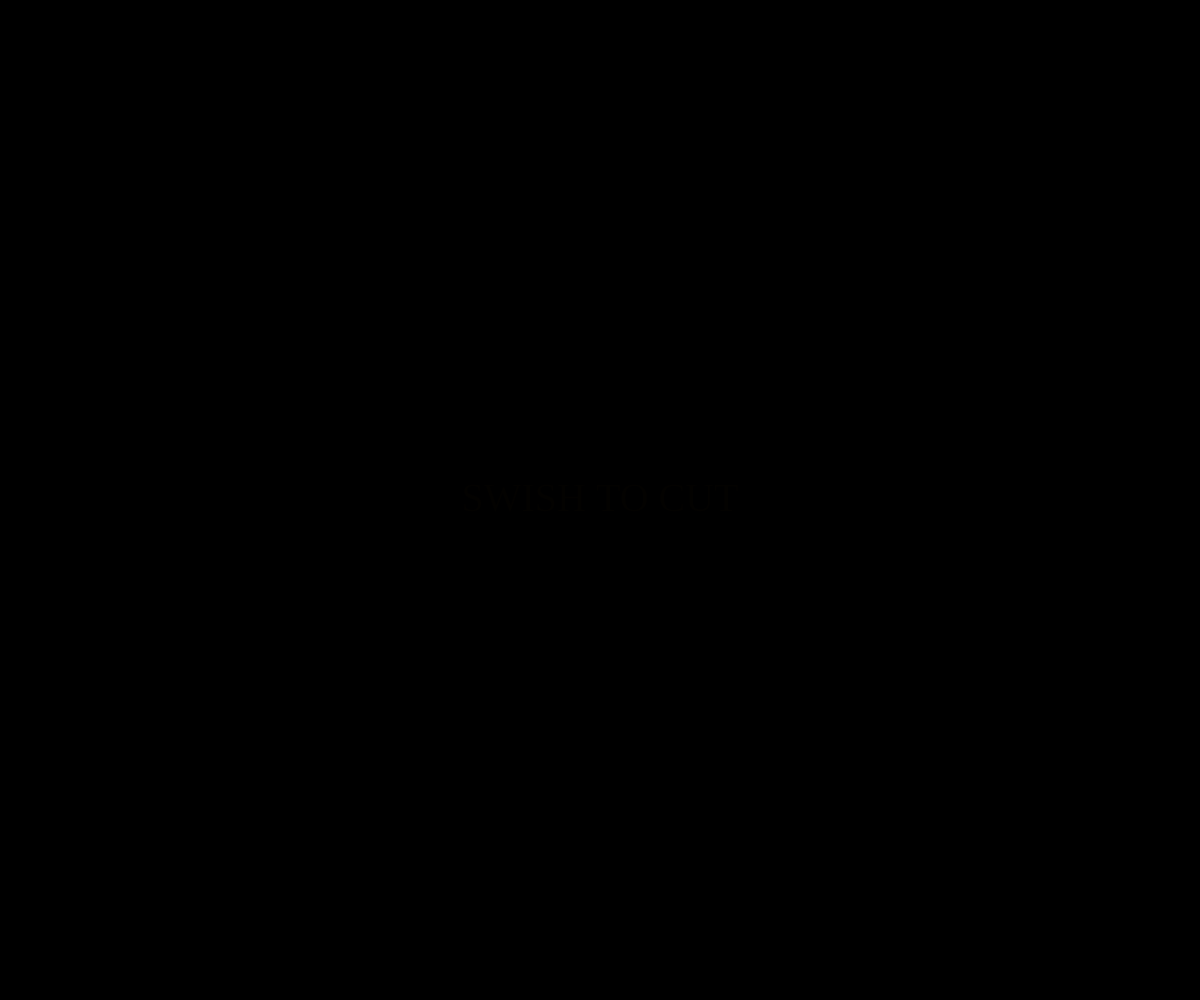
Frame 1 (no input)
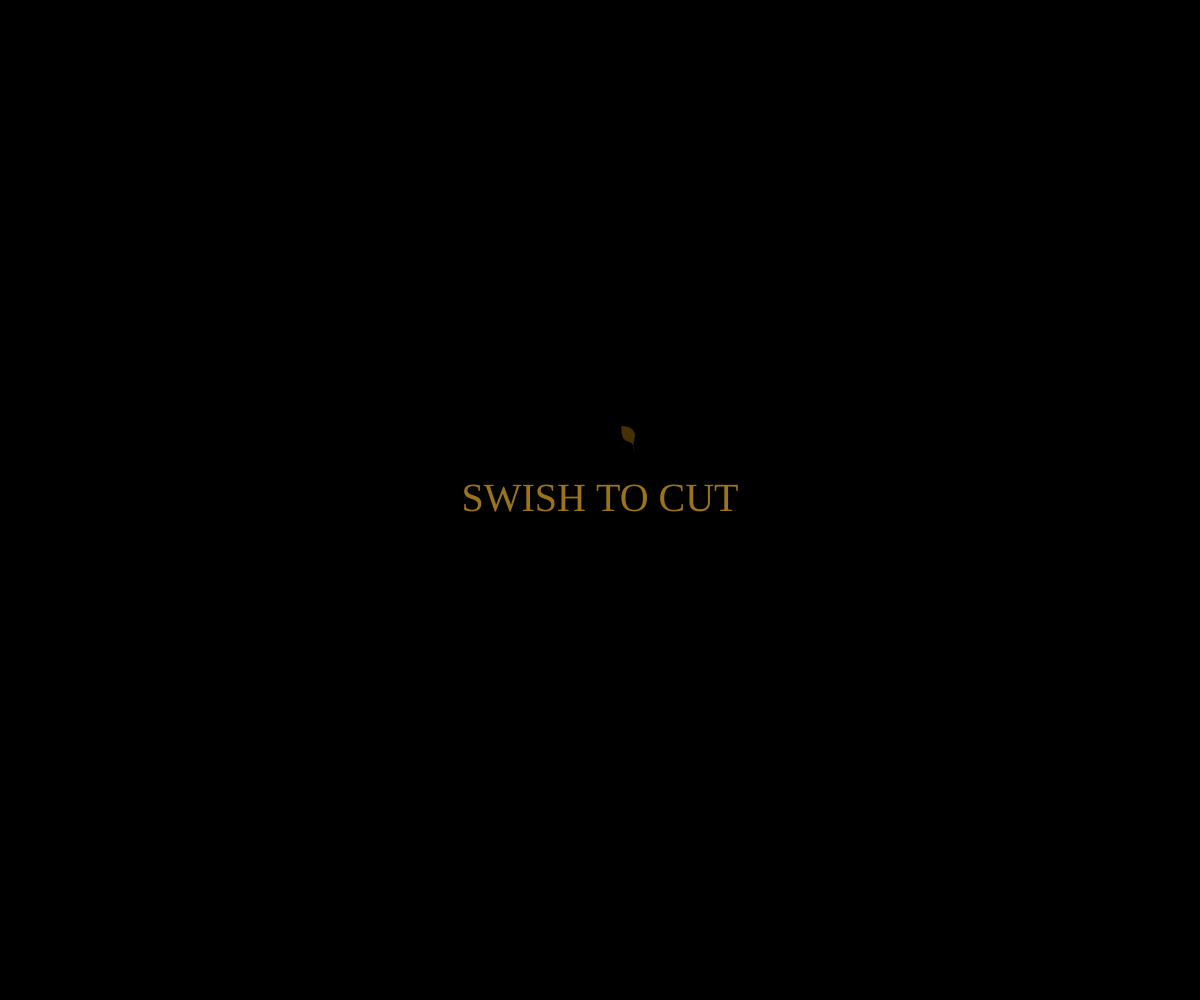
Frame 60 (no input)
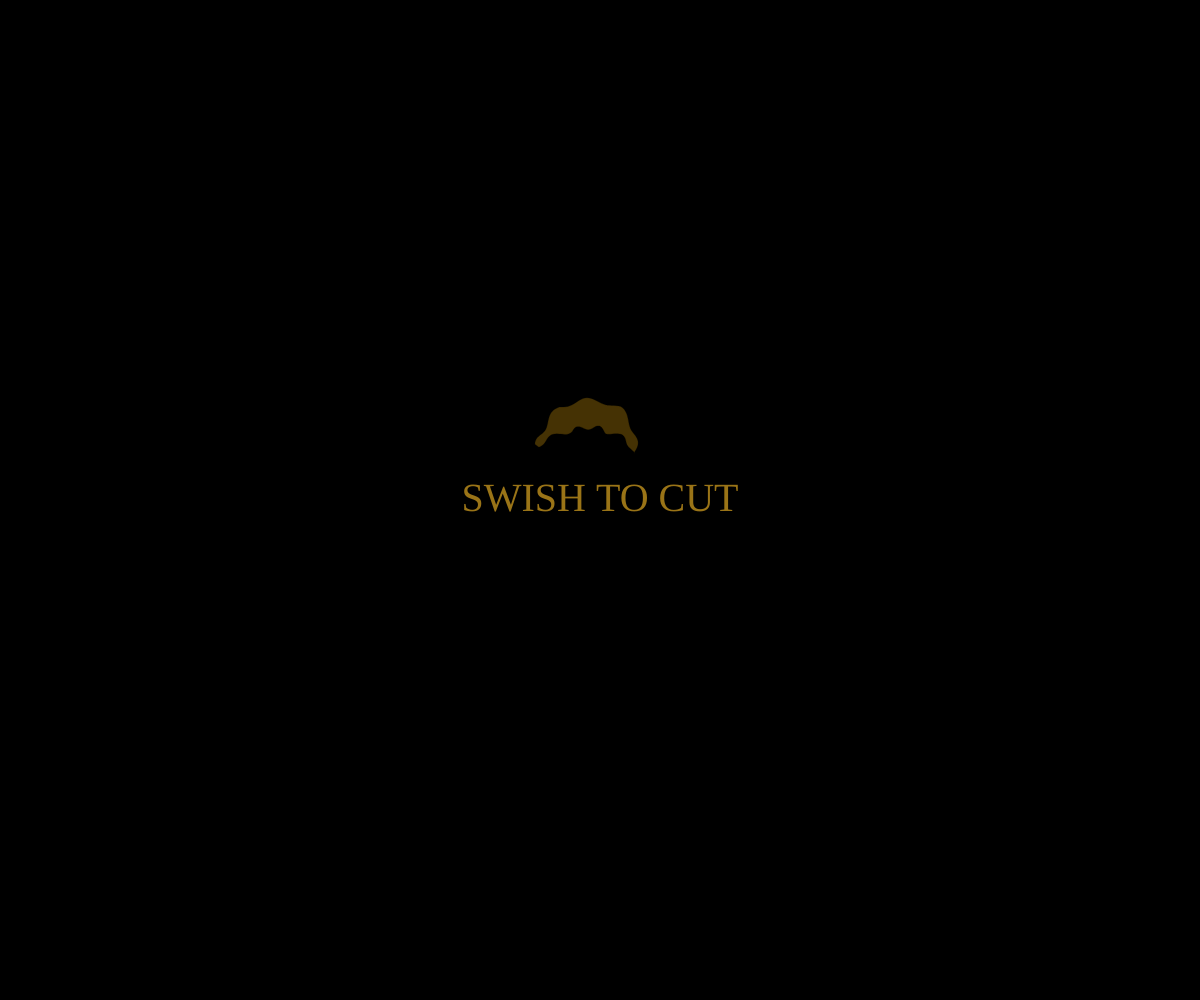
Frame 120 (the mouse pressed at the canvas centre since frame 60)

The p5.js sketch that drew these frames (run headless with seeded random() and noise() and a simulated clock; from frame 60 on, the mouse is pressed at the canvas centre):

// p5.js sketch
// ── sketch.js
let algae = [];

const palette = [
  [255, 215, 0],
  [218, 165, 32],
  [184, 134, 11],
  [140, 100, 40],
  [120, 80, 50],
  [180, 60, 40],
  [200, 50, 60],
  [170, 30, 50],
  [120, 15, 40]
];

const BASE_CAP = 40;
const REVIVAL_DELAY = 30000; // 30 seconds

let phase = "active";
let capReachedAt = 0;

let introShown = false;
let introAlpha = 0;
let introState = "fadeIn"; // fadeIn | visible | fadeOut | hidden
let algaeSpawnTime = 0;

function setup() {
  createCanvas(windowWidth, windowHeight);

  setTimeout(() => {
    introShown = true;
    algaeSpawnTime = millis();

    algae.push(
      new Algae(
        width / 2 + random(-80, 80),
        height / 2 + random(-80, 80),
        random(TWO_PI)
      )
    );
  }, 1600);
}

function draw() {
  background(0);

  // INTRO TEXT

  if (introState !== "hidden") {

    if (introState === "fadeIn") {
      introAlpha += 3;

      if (introAlpha >= 220) {
        introAlpha = 220;
        introState = "visible";
      }
    }

    if (
      introState === "visible" &&
      introShown &&
      millis() - algaeSpawnTime > 1000
    ) {
      introState = "fadeOut";
    }

    if (introState === "fadeOut") {
      introAlpha -= 2;

      if (introAlpha <= 0) {
        introAlpha = 0;
        introState = "hidden";
      }
    }

    fill(218, 165, 32, introAlpha);
noStroke();

textFont("Palatino");
textStyle(NORMAL);

textAlign(CENTER, CENTER);

textSize(min(width, height) * 0.04);

text("SWISH TO CUT", width / 2, height / 2);
  }

  if (!introShown) return;

  // CAP REACHED

  if (phase === "active" && algae.length >= BASE_CAP) {
    phase = "capped";
    capReachedAt = millis();
  }

  // REVIVAL AFTER 42 SECONDS

  if (
    phase === "capped" &&
    millis() - capReachedAt > REVIVAL_DELAY
  ) {
    phase = "active";

    for (let a of algae) {
      a.dead = false;
      a.length = 0;
      a.maxLength = random(1200, 2200);
      a.growthSpeed = random(1.2, 2.5);
      a.targetAngle = random(TWO_PI);

      if (a.points.length >= 1) {
        let len = a.points.length;
        let tip = a.points[len - 1];
        let prev = a.points[len >= 2 ? len - 2 : 0];

        a.angle = atan2(
          tip.y - prev.y,
          tip.x - prev.x
        );
      }
    }
  }

  // UPDATE + DRAW

  for (let a of algae) {
    a.update();
    a.show();
  }

  handleCuts();
}

function handleCuts() {
  if (!mouseIsPressed) return;

  let canSpawn = phase === "active";

  for (let a of algae) {

    if (a.points.length < 20) continue;

    for (let j = 10; j < a.points.length - 10; j++) {

      let p = a.points[j];

      if (
        dist(mouseX, mouseY, p.x, p.y) <
        a.baseWidth
      ) {
        a.performCut(j, canSpawn);
        break;
      }
    }
  }
}

class Algae {

  constructor(
    x,
    y,
    angle,
    bodyColor = null,
    isBlack = false
  ) {

    this.points = [createVector(x, y)];

    this.angle = angle;

    this.length = 0;
    this.maxLength = random(2200, 3200);
    this.growthSpeed = random(1, 1.8);

    this.baseWidth = random(10, 22);

    this.noiseOffset = random(5000);
    this.targetAngle = random(TWO_PI);

    this.dead = false;

    this.isBlack = isBlack;

    this.bodyColor =
      bodyColor ||
      (
        isBlack
          ? color(0)
          : color(...random(palette), 95)
      );
  }

  update() {
    this.grow();
  }

  grow() {

    if (this.dead) return;

    let last =
      this.points[this.points.length - 1];

   let margin = 100;

if (last.x < margin) {
  this.targetAngle = 0;
}
else if (last.x > width - margin) {
  this.targetAngle = PI;
}

if (last.y < margin) {
  this.targetAngle = HALF_PI;
}
else if (last.y > height - margin) {
  this.targetAngle = -HALF_PI;
}

    if (this.length > this.maxLength) return;

    let bend = map(
      noise(this.noiseOffset),
      0,
      1,
      -0.08,
      0.08
    );

    this.angle =
      lerp(
        this.angle,
        this.targetAngle,
        0.01
      ) + bend;

    let dx =
      cos(this.angle) *
      this.growthSpeed;

    let dy =
      sin(this.angle) *
      this.growthSpeed;

    this.points.push(
      createVector(
        last.x + dx,
        last.y + dy
      )
    );

    this.length += this.growthSpeed;
    this.noiseOffset += 0.015;

    if (this.points.length > 4000) {
      this.dead = true;
    }
  }

  performCut(index, canSpawn) {

    this.points =
      this.points.slice(0, index);

    if (this.points.length < 8) return;
    if (!canSpawn) return;
    if (algae.length >= BASE_CAP) return;

    let base =
      this.points[this.points.length - 1];

    let spawnBlack =
      random() < 0.25;

    let newColor =
      spawnBlack
        ? color(0)
        : color(
            ...random(palette),
            95
          );

    let spawnCount =
      min(
        floor(random(1, 4)),
        2
      );

    for (let i = 0; i < spawnCount; i++) {

      if (algae.length >= BASE_CAP) {
        break;
      }

      algae.push(
        new Algae(
          base.x,
          base.y,
          random(TWO_PI),
          newColor,
          spawnBlack
        )
      );
    }
  }

  show() {

    if (this.points.length < 3) return;

    let leftEdge = [];
    let rightEdge = [];

    for (
      let i = 0;
      i < this.points.length;
      i++
    ) {

      let p = this.points[i];

      let dir =
        i < this.points.length - 1
          ? p5.Vector.sub(
              this.points[i + 1],
              p
            )
          : p5.Vector.sub(
              p,
              this.points[i - 1]
            );

      dir.normalize();

      let normal =
        createVector(
          -dir.y,
          dir.x
        );

      let taper = 1;
      let edgeFade = 25;

      if (i < edgeFade) {
        taper = map(
          i,
          0,
          edgeFade,
          0,
          1
        );
      }

      if (
        i >
        this.points.length - edgeFade
      ) {
        taper = min(
          taper,
          map(
            i,
            this.points.length -
              edgeFade,
            this.points.length,
            1,
            0
          )
        );
      }

      let w =
        this.baseWidth * taper;

      let wave =
        sin(
          i * 0.35 +
          frameCount * 0.05
        ) * 2.5;

      leftEdge.push(
        createVector(
          p.x +
            normal.x *
              (w + wave),
          p.y +
            normal.y *
              (w + wave)
        )
      );

      rightEdge.push(
        createVector(
          p.x -
            normal.x *
              (w + wave),
          p.y -
            normal.y *
              (w + wave)
        )
      );
    }

    fill(this.bodyColor);
if (this.isBlack) {
  stroke(70, 50, 35, 220);
} else {
  stroke(0,120);
}
strokeWeight(0.5);

    beginShape();

    for (let p of leftEdge) {
      vertex(p.x, p.y);
    }

    for (
      let i = rightEdge.length - 1;
      i >= 0;
      i--
    ) {
      vertex(
        rightEdge[i].x,
        rightEdge[i].y
      );
    }

    endShape(CLOSE);
  }
}

function windowResized() {
  resizeCanvas(
    windowWidth,
    windowHeight
  );
}
